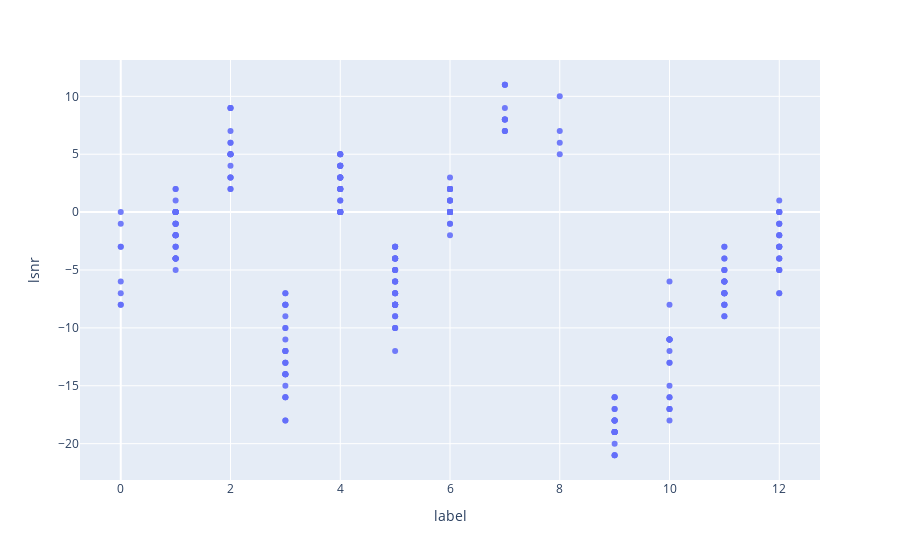

The notebook cell this image was saved under:
### Code cell
fig = px.scatter(labeled_df, x='label', y='lsnr',
                size_max=100,
                opacity=0.9)
fig.show()

### Figure 1 — Plotly figure (JSON) as saved in the notebook; plotly's stock layout.template omitted (floating-point values rounded to 4 significant figures; data arrays with more than 128 entries replaced by an {"elided": "..."} marker saying what was removed)
{"data": [{"hovertemplate": "label=%{x}<br>lsnr=%{y}<extra></extra>", "legendgroup": "", "marker": {"color": "#636efa", "opacity": 0.9, "symbol": "circle"}, "mode": "markers", "name": "", "showlegend": false, "type": "scatter", "x": {"elided": "290 int values"}, "xaxis": "x", "y": {"elided": "290 int values"}, "yaxis": "y"}], "layout": {"legend": {"tracegroupgap": 0}, "margin": {"t": 60}, "xaxis": {"anchor": "y", "domain": [0, 1], "title": {"text": "label"}}, "yaxis": {"anchor": "x", "domain": [0, 1], "title": {"text": "lsnr"}}}}
